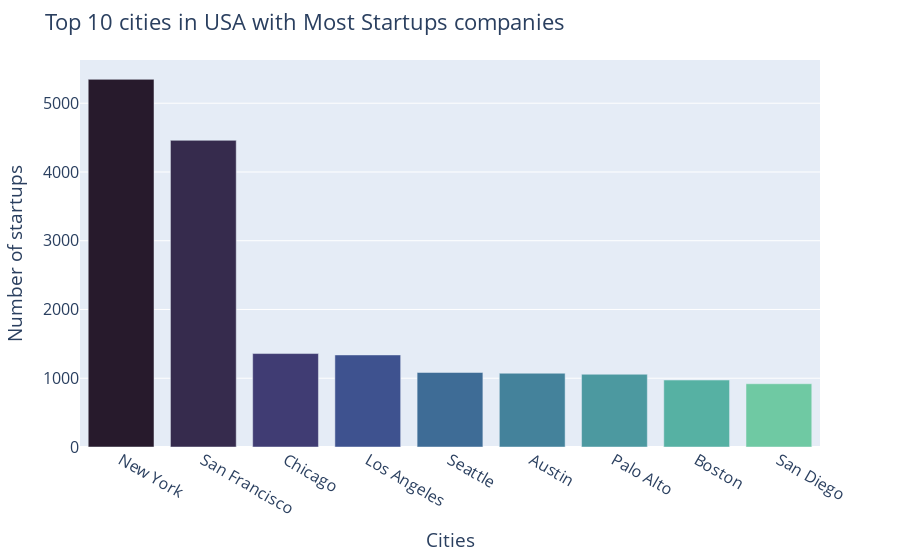

Write notebook code for a chart like this one.
### Markdown cell above
## General trends across US

### Code cell
city_counts = usa_offices['city'].value_counts()
df_city_counts = pd.DataFrame({'city': city_counts.index, 'count': city_counts.values})
df_city_counts =df_city_counts[0:9]


fig = px.bar(df_city_counts, x='city', y='count')
fig.update_layout(
    title='Top 10 cities in USA with Most Startups companies',
    font=dict(size=16),
    xaxis_title='Cities',
    yaxis_title='Number of startups',
  
)
fig.update_traces(marker_color=px.colors.sequential.deep[::-1], width=0.8)

# display the chart
fig.show()
#pyo.plot(fig, filename='cities.html')

### Figure 1 — Plotly figure (JSON) as saved in the notebook; plotly's stock layout.template omitted (floating-point values rounded to 4 significant figures)
{"data": [{"alignmentgroup": "True", "hovertemplate": "city=%{x}<br>count=%{y}<extra></extra>", "legendgroup": "", "marker": {"color": ["rgb(39, 26, 44)", "rgb(54, 43, 77)", "rgb(64, 60, 115)", "rgb(62, 82, 143)", "rgb(62, 108, 150)", "rgb(68, 130, 155)", "rgb(76, 153, 160)", "rgb(86, 177, 163)", "rgb(111, 201, 163)", "rgb(156, 219, 165)", "rgb(206, 236, 179)", "rgb(253, 253, 204)"], "pattern": {"shape": ""}}, "name": "", "offsetgroup": "", "orientation": "v", "showlegend": false, "textposition": "auto", "type": "bar", "width": 0.8, "x": ["New York", "San Francisco", "Chicago", "Los Angeles", "Seattle", "Austin", "Palo Alto", "Boston", "San Diego"], "xaxis": "x", "y": [5347, 4460, 1359, 1339, 1084, 1073, 1058, 974, 920], "yaxis": "y"}], "layout": {"barmode": "relative", "font": {"size": 16}, "legend": {"tracegroupgap": 0}, "margin": {"t": 60}, "title": {"text": "Top 10 cities in USA with Most Startups companies"}, "xaxis": {"anchor": "y", "domain": [0, 1], "title": {"text": "Cities"}}, "yaxis": {"anchor": "x", "domain": [0, 1], "title": {"text": "Number of startups"}}}}
